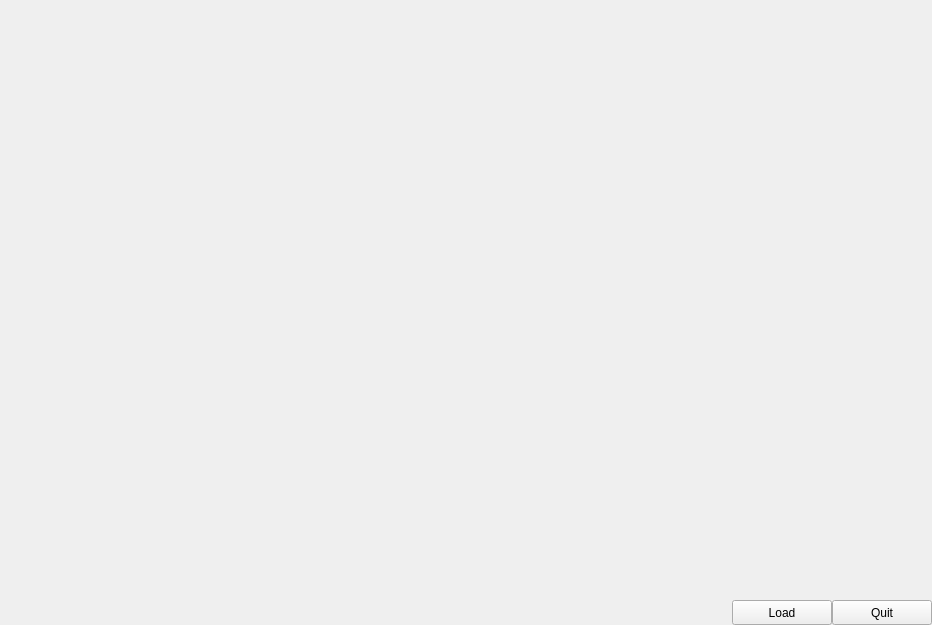
<?xml version="1.0" encoding="UTF-8"?>
<ui version="4.0">
 <class>QtWidgetApp</class>
 <widget class="QWidget" name="QtWidgetApp">
  <property name="geometry">
   <rect>
    <x>0</x>
    <y>0</y>
    <width>932</width>
    <height>625</height>
   </rect>
  </property>
  <property name="minimumSize">
   <size>
    <width>640</width>
    <height>480</height>
   </size>
  </property>
  <property name="windowTitle">
   <string>QtWidgetApp</string>
  </property>
  <layout class="QVBoxLayout" name="verticalLayout">
   <item>
    <widget class="PatientHandler" name="patientHandler" native="true">
     <property name="minimumSize">
      <size>
       <width>0</width>
       <height>85</height>
      </size>
     </property>
     <property name="maximumSize">
      <size>
       <width>16777215</width>
       <height>85</height>
      </size>
     </property>
    </widget>
   </item>
   <item>
    <widget class="ImageHandler" name="imageHandler" native="true"/>
   </item>
   <item>
    <layout class="QHBoxLayout" name="horizontalLayout_4">
     <property name="spacing">
      <number>5</number>
     </property>
     <property name="sizeConstraint">
      <enum>QLayout::SetDefaultConstraint</enum>
     </property>
     <item>
      <widget class="MeasurementsHandler" name="measurementHandler" native="true">
       <property name="sizePolicy">
        <sizepolicy hsizetype="Preferred" vsizetype="Preferred">
         <horstretch>0</horstretch>
         <verstretch>0</verstretch>
        </sizepolicy>
       </property>
       <property name="minimumSize">
        <size>
         <width>460</width>
         <height>140</height>
        </size>
       </property>
       <property name="maximumSize">
        <size>
         <width>460</width>
         <height>140</height>
        </size>
       </property>
      </widget>
     </item>
     <item>
      <widget class="LogHandler" name="logHandler" native="true">
       <property name="sizePolicy">
        <sizepolicy hsizetype="Preferred" vsizetype="Preferred">
         <horstretch>0</horstretch>
         <verstretch>0</verstretch>
        </sizepolicy>
       </property>
       <property name="minimumSize">
        <size>
         <width>450</width>
         <height>140</height>
        </size>
       </property>
       <property name="maximumSize">
        <size>
         <width>16777215</width>
         <height>140</height>
        </size>
       </property>
      </widget>
     </item>
    </layout>
   </item>
   <item>
    <layout class="QHBoxLayout" name="horizontalLayout">
     <item>
      <spacer name="horizontalSpacer_2">
       <property name="orientation">
        <enum>Qt::Horizontal</enum>
       </property>
       <property name="sizeHint" stdset="0">
        <size>
         <width>40</width>
         <height>20</height>
        </size>
       </property>
      </spacer>
     </item>
     <item>
      <widget class="QPushButton" name="pushButtonLoad">
       <property name="visible">
        <bool>false</bool>
       </property>
       <property name="minimumSize">
        <size>
         <width>100</width>
         <height>25</height>
        </size>
       </property>
       <property name="maximumSize">
        <size>
         <width>100</width>
         <height>25</height>
        </size>
       </property>
       <property name="text">
        <string>Load</string>
       </property>
      </widget>
     </item>
     <item>
      <widget class="QPushButton" name="pushButtonQuit">
       <property name="minimumSize">
        <size>
         <width>100</width>
         <height>25</height>
        </size>
       </property>
       <property name="maximumSize">
        <size>
         <width>100</width>
         <height>25</height>
        </size>
       </property>
       <property name="text">
        <string>Quit</string>
       </property>
      </widget>
     </item>
    </layout>
   </item>
  </layout>
 </widget>
 <layoutdefault spacing="0" margin="0"/>
 <customwidgets>
  <customwidget>
   <class>MeasurementsHandler</class>
   <extends>QWidget</extends>
   <header>MeasurementsHandler.h</header>
   <container>1</container>
  </customwidget>
  <customwidget>
   <class>PatientHandler</class>
   <extends>QWidget</extends>
   <header>PatientHandler.h</header>
   <container>1</container>
  </customwidget>
  <customwidget>
   <class>LogHandler</class>
   <extends>QWidget</extends>
   <header>LogHandler.h</header>
   <container>1</container>
  </customwidget>
  <customwidget>
   <class>ImageHandler</class>
   <extends>QWidget</extends>
   <header location="global">ImageHandler.h</header>
   <container>1</container>
  </customwidget>
 </customwidgets>
 <resources/>
 <connections>
  <connection>
   <sender>pushButtonQuit</sender>
   <signal>clicked()</signal>
   <receiver>QtWidgetApp</receiver>
   <slot>RequestQuit()</slot>
  </connection>
  <connection>
   <sender>pushButtonLoad</sender>
   <signal>clicked()</signal>
   <receiver>QtWidgetApp</receiver>
   <slot>RequestLoad()</slot>
  </connection>
 </connections>
 <slots>
  <slot>RequestQuit()</slot>
  <slot>RequestLoad()</slot>
 </slots>
</ui>
